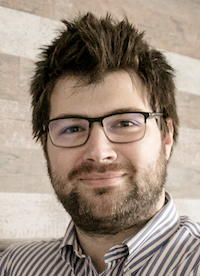
#> input picture assets/chris.png, 200 x 276 px
$ jupyter execute 01_Funderstanding_competitive_neural_networks.ipynb   (shell and % lines are left out)
#> lines starting #> are read from the running program, lines starting #| are printed output that depends on the picture; after the words box and inside, x2 and y2 are one past the last pixel; in counts of white or black regions, pixels touching at a corner belong together
# Funderstanding competitive neural networks

[Chris von Csefalvay](mailto:csefalvayk@starschema.net) | [Starschema](https://starschema.net) | 27JAN2019

_This is the companion notebook to the article_ [Funderstanding competitive neural networks](https://medium.com/starschema-blog/funderstanding-competitive-neural-networks-f4dae1cb3c1f). _You will find a slightly more in-depth and code-driven look at the issues here than in the original article. I recommend you read the article first, then move on to the notebook._

This is the first in a series of notebooks that demonstrates competitive neural networks, a form of **unsupervised learning in neural networks**.

**Neural networks have been incredibly successful in supervised learning.** The archetypal neural network learning algorithm, the backpropagation feed-forward neural network, is premised upon adjusting the weights of connections between neurons so as to minimise a cost function, where that cost function is calculated as some metric of the difference between predicted and observed results. Once the entire training set has been ingested, the network's set of weights are then used to weight an input to create a prediction.

In a competitive neural network, **neurons 'compete' to respond to a data point**. Not to be confused with adversarial networks, which involve the coupling of a generator and a discriminator network, competitive neural networks involve fitting a network over data.

Unlike most conventional neural networks, **competitive neural networks excel in unsupervised applications**. So while a conventional backpropagation feed-forward neural network will be great at determining what's a cat and what's a dog after being shown a thousand labelled images each of cats and dogs, it will not necessarily be able to tell cats and dogs apart if provided only the input images. That's where unsupervised learning, such as competitive neural networks, come in. They allow clustering and dimensionality reduction to be performed by an artificial neural net, either as a stand-alone component or as part of a larger process.

<h1>Table of Contents<span class="tocSkip"></span></h1>
<div class="toc"><ul class="toc-item"><li><span><a href="#Background:-vector-quantisation" data-toc-modified-id="Background:-vector-quantisation-1"><span class="toc-item-num">1&nbsp;&nbsp;</span>Background: vector quantisation</a></span><ul class="toc-item"><li><span><a href="#Definition" data-toc-modified-id="Definition-1.1"><span class="toc-item-num">1.1&nbsp;&nbsp;</span>Definition</a></span></li><li><span><a href="#The-Growing-Neural-Gas-algorithm" data-toc-modified-id="The-Growing-Neural-Gas-algorithm-1.2"><span class="toc-item-num">1.2&nbsp;&nbsp;</span>The Growing Neural Gas algorithm</a></span></li></ul></li><li><span><a href="#Application:-approximating-an-image-using-Growing-Neural-Gas" data-toc-modified-id="Application:-approximating-an-image-using-Growing-Neural-Gas-2"><span class="toc-item-num">2&nbsp;&nbsp;</span>Application: approximating an image using Growing Neural Gas</a></span><ul class="toc-item"><li><span><a href="#Loading-the-image" data-toc-modified-id="Loading-the-image-2.1"><span class="toc-item-num">2.1&nbsp;&nbsp;</span>Loading the image</a></span></li><li><span><a href="#Converting-the-image-to-black-&amp;-white" data-toc-modified-id="Converting-the-image-to-black-&amp;-white-2.2"><span class="toc-item-num">2.2&nbsp;&nbsp;</span>Converting the image to black &amp; white</a></span></li><li><span><a href="#Converting-image-to-data-points" data-toc-modified-id="Converting-image-to-data-points-2.3"><span class="toc-item-num">2.3&nbsp;&nbsp;</span>Converting image to data points</a></span></li><li><span><a href="#Setting-up-the-plotting-function" data-toc-modified-id="Setting-up-the-plotting-function-2.4"><span class="toc-item-num">2.4&nbsp;&nbsp;</span>Setting up the plotting function</a></span></li><li><span><a href="#Setting-up-the-neural-network-and-parametrising-it" data-toc-modified-id="Setting-up-the-neural-network-and-parametrising-it-2.5"><span class="toc-item-num">2.5&nbsp;&nbsp;</span>Setting up the neural network and parametrising it</a></span></li><li><span><a href="#Animating-a-lower-resolution-image" data-toc-modified-id="Animating-a-lower-resolution-image-2.6"><span class="toc-item-num">2.6&nbsp;&nbsp;</span>Animating a lower-resolution image</a></span></li></ul></li></ul></div>

## Background: vector quantisation

Quite simply put, vector quantization can be thought of as a (lossy) compression mechanism. Assume you have a large number of points. If instead of this, you could designate a smaller number of points that are more or less representative of a particular cluster of points (approximators) and save their vector coordinates in a matrix (often termed the codebook), the points themselves could be replaced by the index of their approximator within the code book.

### Definition

\begin{definition}\label{def:vector_quantisation}

Let $\mathbf{P}$ be a set of $n$ points $P_{1 \cdots n}$ in $\mathbb{R}^m$ space.

Let $c$ be the number of desired clusters or quantisation points, and let each $\mathbf{p} \in \mathbf{P}$ be associated with a corresponding cluster number. Let $C_{i} \mid i \leq c$ be the set of all vectors associated with the cluster $i$.

Let furthermore $\delta(\mathbf{r}, C)$ be a loss function that determines the cumulative or average distance of arbitrary vector $\mathbf{r}$ from each point in the cluster $C$. Then, for every cluster $C_i$, there exists a vector $\mathbf{r_i}$ that minimises this loss function.

Let $B$ be a matrix $\mathbb{R}^{m \times c}$ so that $B_{i} = \mathbf{r_i}^{\mkern-1.5mu\mathsf{T}}$. This is often referred to as the 'codebook'.

**Then**, a vector quantisation algorithm maps to each point $\mathbf{p} \in \mathbb{R}^m$ a value $k \in \mathbb{Z}^{+}$, so that $B_{k, *}^{\mkern-1.5mu\mathsf{T}} = r_i$ if $\mathbf{p} \in C_i$.

\end{definition}

Less formally, vector quantisation does two things, in order:

1. It divides data into $c$ clusters, selects a given number of points $p_i$ that represent each cluster $C_i$, and creates a matrix $\mathbf{B}$ where each row is the transpose of $p_i$. For each point $p_k \in C_i$, $p_i$ is chosen to minimise an error function $\delta(p, C)$.

2. It then replaces every point $p_k \in C_i$ with the index of the row of $\mathbf{B}$ that contains $p_i$.

The benefit of this technique is that it can reduce a data set of any dimensionality to a dimensionality of $\mathbb{Z}^{+}$ and an $m \times c$ matrix $\mathbf{B}$, the size of which can be significantly adjusted by reducing $c$ at the cost of sacrificing representational accuracy.

Thus, vector quantisation has two key functions: **compression** and **dimensionality reduction**.

### The Growing Neural Gas algorithm

The Growing Neural Gas (GNG) algorithm is a form of vector quantisation algorithm. We will be discussing its details in [Part 3](https://medium.com/starschema-blog/growing-neural-gas-models-theory-and-practice-b63e5bbe058d) and the corresponding notebook, but for now, suffice to say the essence of the GNG algorithm is a topology-representing algorithm that begins with a predefined number of neurons $n_{start}$ (where $n_{start} \in \mathbb{Z}^{+} \ge 2$), and every given number of iterations $n_{IBNA}$ (for 'iterations before neuron added'), it 'grows' by selecting the worst-performing neuron,selecting its worst-performing neighbour and placing a new neuron halfway between them. This allows the model to adopt an increasingly more accurate representation of the input data topology.

\begin{remark}\label{rem:nodes_neurons}
**A cautionary note on language**. GNG and SOFMs are atypical neural networks, but neural networks nonetheless. Therefore, a lot of the terminology from the language of error-correction neural networks has seeped in here.

**Nodes** are the same as **neurons**, and vice versa. In competitive neural networks, we conceive of them as real physical entities that have a meaningful position in $\mathbb{R}^m$ space, rather than a form of abstraction for what is, in the end, just a lot of linear algebra.

**Weights** in this context correspond to an $m$-element vector describing the neuron's position in $\mathbb{R}^m$ space. As such, a change in the weight vector of a neuron can be understood as the neuron 'moving' in $\mathbb{R}^m$ space to better approximate the input data (itself being a number of points in $\mathbb{R}^m$ space represented as $m$-element vectors).
\end{remark}

## Application: approximating an image using Growing Neural Gas

In this sense, one can conceive of VQ as a compression algorithm: especially with high-dimensional vectors, the ability to represent a large number of vectors (i.e. points) in high dimensions by a codebook of limited size and a single integer entry for each point to be represented is a significant gain in terms of performance and space.

In the following, we will use this to create a representation of a bitmap image by approximating it using a Growing Neural Gas algorithm. This is a good example as bitmaps have a large number of distinct points that are individually stored (before compression), and demonstrates well how GNG works. For this demonstration, we will be using the GNG implementation in `NeuPy`, a very versatile neural network implementation for Python that uses Tensorflow as its backend.

The general workflow is as follows:

1) Load image

2) Convert to black & white

3) Convert to point coordinates

4) Apply a Growing Neural Gas algorithm to identify salient points and produce a quantization of the image.

### Loading the image

In this step, we will be loading the image we'll be working on (my work badge photo).

[cell 1]
from IPython.display import HTML
import math
from matplotlib import pyplot as plt
from matplotlib import cm
from matplotlib import animation
from neupy import algorithms, environment
import numpy as np
from skimage import color, io, filters, img_as_float, exposure
from tqdm import tqdm_notebook as tqdm

[cell 2]
photo = img_as_float(io.imread("assets/chris.png"))
io.imshow(photo)
#> (this line was passed over: IPython is not available in this run)
plt.show()

### Converting the image to black & white

Eventually, we will need to provide a set of point coordinates to the GNG model for training. Therefore, we'll have to generate a binary black-and-white image from the above. We begin by bracketing exposure intensity to omit some of the background and focus on the important details.

[cell 3]
v_min, v_max = np.percentile(photo, (0, 32))
#> v_min = 0; v_max = 0.553
photo = exposure.rescale_intensity(filters.gaussian(color.rgb2gray(photo),
                                                    sigma=0.2),
                                   in_range=(v_min, v_max))
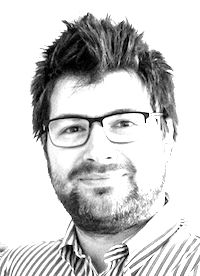
#> photo: shape (276, 200) float64; min 1.91e-09, max 1, mean 0.805
io.imshow(photo)
#> (this line was passed over: IPython is not available in this run)
plt.show()

In order to simplify the image, we perform a binary thresholding, where instead of greyscale values, we assign a truth value to each pixel. This is necessary as we will continue to convert each set pixel to a point coordinate value later on, which requires an unambiguous allocation of each pixel as set or unset.

[cell 4]
adaptive_threshold = filters.threshold_local(photo, block_size = 31)
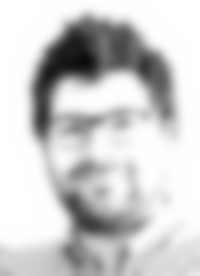
#> adaptive_threshold: shape (276, 200) float64; min 0.0484, max 1, mean 0.805

io.imshow(adaptive_threshold)
#> (this line was passed over: IPython is not available in this run)
plt.show()

The localized adaptive threshold algorithm (`threshold_local`) creates a map of the image, which we will use for creating the binarised thresholded image.

[cell 5]
binary_image = photo > adaptive_threshold
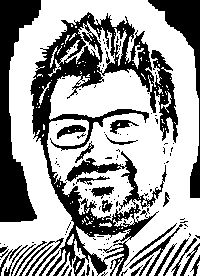
#> binary_image: shape (276, 200) bool; 62.7% white; 129 black regions (99 under 20 px), largest, box (x1, y1, x2, y2) and area: (30, 12, 178, 276) 11113, (0, 0, 41, 222) 4290, (148, 0, 200, 198) 2033
io.imshow(binary_image)
#> (this line was passed over: IPython is not available in this run)
plt.show()

### Converting image to data points

In order to be able to run the GNG algorithm, we need to convert the above image into an array of point coordinates.

[cell 6]
df = []
for (x, y), val in np.ndenumerate(binary_image):
    if val == False:
        df.append([y, -x])
#> this loop made 55200 passes
#> val on passes 1 to 3: False, False, False
#> after the loop, df = 20583 items

[cell 7]
scale_factor = 0.001
data = scale_factor * np.array(df)
#> data = 20583 pairs, first value 0 to 0.199, second value -0.275 to 0
print("Number of data points: {:,}".format(len(data)))
#| Number of data points: 20,583

plt.figure(figsize=(20, 27.5))
#> (this line was passed over: IPython is not available in this run)
plt.scatter(*np.array(data).T / scale_factor, s=3, alpha=1)
#> (this line was passed over: IPython is not available in this run)

While not trivial at first sight, these are actually individual data points on a discrete $\mathbb{Z}^{+2}$ grid:

[cell 8]
plt.figure(figsize=(7, 7))
#> (this line was passed over: IPython is not available in this run)
